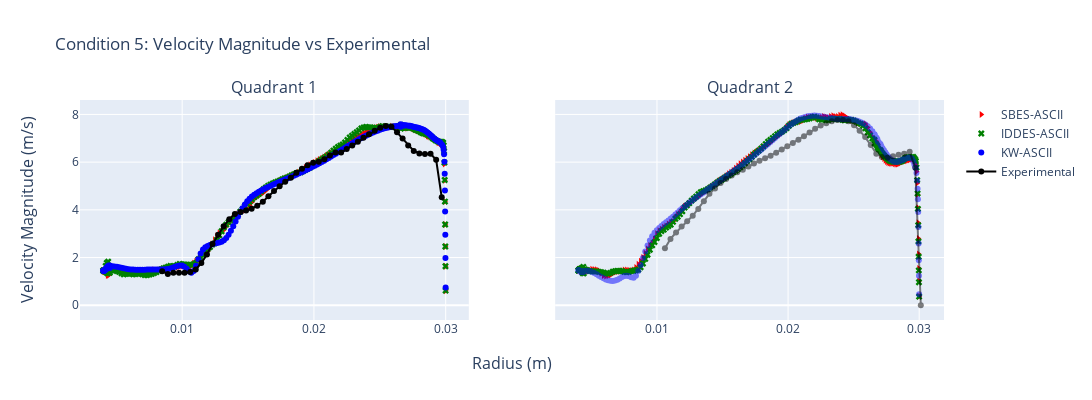

Source (notebook cell):
### Code cell
color10_16 = ['#636EFA', '#EF553B', '#00CC96', '#AB63FA', '#FFA15A', '#19D3F3', '#FF6692', '#B6E880', '#FF97FF',
              '#FECB52']
fig = make_subplots(
    rows=1,
    cols=2,
    shared_yaxes=True,
    x_title="Radius (m)",
    y_title="Velocity Magnitude (m/s)",
    subplot_titles=("Quadrant 1", "Quadrant 2"))


fig.add_trace(go.Scatter(x=quad_ascii["C5_SBES"]['Q1']['radius_bin_mean'],
                         y=quad_ascii["C5_SBES"]['Q1']['velocity-magnitude_bin_mean'],
                         mode='markers',
                         name='SBES-ASCII',
                         marker=dict(
                             symbol = 'triangle-right'),
                         line=dict(color='red')),
              row=1, col=1)

fig.add_trace(go.Scatter(x=quad_ascii["C5_IDDES"]['Q1']['radius_bin_mean'],
                         y=quad_ascii["C5_IDDES"]['Q1']['velocity-magnitude_bin_mean'],
                         mode='markers',
                         name='IDDES-ASCII',
                         marker=dict(
                             symbol = 'x'),
                         line=dict(color='green')),
              row=1, col=1)

fig.add_trace(go.Scatter(x=quad_ascii["C5_KW"]['Q1']['radius_bin_mean'],
                         y=quad_ascii["C5_KW"]['Q1']['velocity-magnitude_bin_mean'],
                         mode='markers',
                         name='KW-ASCII',
                         line=dict(color='blue')),
              row=1, col=1)

fig.add_trace(go.Scatter(x=C5_Experimental["Q1"]['radius'],
                         y=C5_Experimental["Q1"]['Velocity_Magnitude'],
                         mode='markers+lines',
                         name='Experimental',
                         line=dict(color='black')),
              row=1, col=1)

fig.add_trace(go.Scatter(x=quad_ascii["C5_SBES"]['Q2']['radius_bin_mean'],
                         y=quad_ascii["C5_SBES"]['Q2']['velocity-magnitude_bin_mean'],
                         mode='markers',
                         name='SBES-ASCII',
                         marker=dict(
                             symbol = 'triangle-right'),
                         line=dict(color='red'),
                         showlegend=False),
              row=1, col=2)

fig.add_trace(go.Scatter(x=quad_ascii["C5_IDDES"]['Q2']['radius_bin_mean'],
                         y=quad_ascii["C5_IDDES"]['Q2']['velocity-magnitude_bin_mean'],
                         mode='markers',
                         name='IDDES-ASCII',
                         marker=dict(
                             symbol = 'x'),
                         line=dict(color='green'),
                         showlegend=False),
              row=1, col=2)

fig.add_trace(go.Scatter(x=quad_ascii["C5_KW"]['Q2']['radius_bin_mean'],
                         y=quad_ascii["C5_KW"]['Q2']['velocity-magnitude_bin_mean'],
                         mode='markers',
                         opacity=0.5,
                         name='KW-SST-ASCII',
                         line=dict(color='blue'),
              showlegend=False),
              row=1, col=2)


fig.add_trace(go.Scatter(x=C5_Experimental["Q2"]['radius'],
                         y=C5_Experimental["Q2"]['Velocity_Magnitude'],
                         mode='markers+lines',
                         opacity=0.5,
                         name='Experimental',
                         line=dict(color='black'),
                         showlegend=False),
              row=1, col=2)

fig.update_layout(height=400, width=1200,
                  title_text="Condition 5: Velocity Magnitude vs Experimental")



fig.write_image("/Users/jdtarriela/Downloads/C5-velomag.png")
fig.show()

### Figure 1 — Plotly figure (JSON) as saved in the notebook; plotly's stock layout.template omitted (floating-point values rounded to 4 significant figures; data arrays with more than 128 entries replaced by an {"elided": "..."} marker saying what was removed)
{"data": [{"line": {"color": "red"}, "marker": {"symbol": "triangle-right"}, "mode": "markers", "name": "SBES-ASCII", "type": "scatter", "x": {"elided": "184 float values"}, "xaxis": "x", "y": {"elided": "184 float values"}, "yaxis": "y"}, {"line": {"color": "green"}, "marker": {"symbol": "x"}, "mode": "markers", "name": "IDDES-ASCII", "type": "scatter", "x": {"elided": "184 float values"}, "xaxis": "x", "y": {"elided": "184 float values"}, "yaxis": "y"}, {"line": {"color": "blue"}, "mode": "markers", "name": "KW-ASCII", "type": "scatter", "x": {"elided": "184 float values"}, "xaxis": "x", "y": {"elided": "184 float values"}, "yaxis": "y"}, {"line": {"color": "black"}, "mode": "markers+lines", "name": "Experimental", "type": "scatter", "x": [0.008485, 0.00891, 0.009334, 0.009758, 0.01018, 0.01061, 0.01103, 0.01146, 0.01188, 0.0123, 0.01273, 0.01315, 0.01358, 0.014, 0.01442, 0.01485, 0.01527, 0.0157, 0.01612, 0.01655, 0.01697, 0.01739, 0.01782, 0.01824, 0.01867, 0.01909, 0.01952, 0.01994, 0.02036, 0.02079, 0.02121, 0.02164, 0.02206, 0.02249, 0.02291, 0.02333, 0.02376, 0.02418, 0.02461, 0.02503, 0.02546, 0.02588, 0.0263, 0.02673, 0.02715, 0.02758, 0.028, 0.02843, 0.02885, 0.02927, 0.0297], "xaxis": "x", "y": [1.429, 1.305, 1.368, 1.365, 1.363, 1.396, 1.504, 1.767, 2.131, 2.565, 2.957, 3.314, 3.61, 3.821, 3.911, 3.976, 4.05, 4.176, 4.338, 4.566, 4.795, 4.988, 5.179, 5.348, 5.557, 5.721, 5.866, 5.971, 6.013, 6.125, 6.274, 6.407, 6.399, 6.551, 6.702, 6.85, 7.021, 7.17, 7.317, 7.445, 7.514, 7.48, 7.25, 6.988, 6.697, 6.471, 6.367, 6.339, 6.351, 6.099, 4.525], "yaxis": "y"}, {"line": {"color": "red"}, "marker": {"symbol": "triangle-right"}, "mode": "markers", "name": "SBES-ASCII", "showlegend": false, "type": "scatter", "x": {"elided": "186 float values"}, "xaxis": "x2", "y": {"elided": "186 float values"}, "yaxis": "y2"}, {"line": {"color": "green"}, "marker": {"symbol": "x"}, "mode": "markers", "name": "IDDES-ASCII", "showlegend": false, "type": "scatter", "x": {"elided": "186 float values"}, "xaxis": "x2", "y": {"elided": "186 float values"}, "yaxis": "y2"}, {"line": {"color": "blue"}, "mode": "markers", "name": "KW-SST-ASCII", "opacity": 0.5, "showlegend": false, "type": "scatter", "x": {"elided": "186 float values"}, "xaxis": "x2", "y": {"elided": "186 float values"}, "yaxis": "y2"}, {"line": {"color": "black"}, "mode": "markers+lines", "name": "Experimental", "opacity": 0.5, "showlegend": false, "type": "scatter", "x": [0.01061, 0.01103, 0.01146, 0.01188, 0.0123, 0.01273, 0.01315, 0.01358, 0.014, 0.01442, 0.01485, 0.01527, 0.0157, 0.01612, 0.01655, 0.01697, 0.01739, 0.01782, 0.01824, 0.01867, 0.01909, 0.01952, 0.01994, 0.02036, 0.02079, 0.02121, 0.02164, 0.02206, 0.02249, 0.02291, 0.02333, 0.02376, 0.02418, 0.02461, 0.02503, 0.02546, 0.02588, 0.0263, 0.02673, 0.02715, 0.02758, 0.028, 0.02843, 0.02885, 0.02927, 0.0297, 0.03012], "xaxis": "x2", "y": [2.389, 2.783, 3.049, 3.301, 3.522, 3.752, 4.034, 4.363, 4.67, 4.891, 5.128, 5.296, 5.445, 5.571, 5.686, 5.821, 5.941, 6.06, 6.166, 6.272, 6.399, 6.53, 6.663, 6.804, 6.943, 7.09, 7.241, 7.397, 7.539, 7.633, 7.715, 7.763, 7.764, 7.714, 7.544, 7.32, 7.049, 6.716, 6.353, 6.219, 6.179, 6.242, 6.311, 6.348, 6.433, 5.762, 0.0], "yaxis": "y2"}], "layout": {"annotations": [{"font": {"size": 16}, "showarrow": false, "text": "Quadrant 1", "x": 0.225, "xanchor": "center", "xref": "paper", "y": 1.0, "yanchor": "bottom", "yref": "paper"}, {"font": {"size": 16}, "showarrow": false, "text": "Quadrant 2", "x": 0.775, "xanchor": "center", "xref": "paper", "y": 1.0, "yanchor": "bottom", "yref": "paper"}, {"font": {"size": 16}, "showarrow": false, "text": "Radius (m)", "x": 0.5, "xanchor": "center", "xref": "paper", "y": 0, "yanchor": "top", "yref": "paper", "yshift": -30}, {"font": {"size": 16}, "showarrow": false, "text": "Velocity Magnitude (m/s)", "textangle": -90, "x": 0, "xanchor": "right", "xref": "paper", "xshift": -40, "y": 0.5, "yanchor": "middle", "yref": "paper"}], "height": 400, "title": {"text": "Condition 5: Velocity Magnitude vs Experimental"}, "width": 1200, "xaxis": {"anchor": "y", "domain": [0.0, 0.45]}, "xaxis2": {"anchor": "y2", "domain": [0.55, 1.0]}, "yaxis": {"anchor": "x", "domain": [0.0, 1.0]}, "yaxis2": {"anchor": "x2", "domain": [0.0, 1.0], "matches": "y", "showticklabels": false}}}
